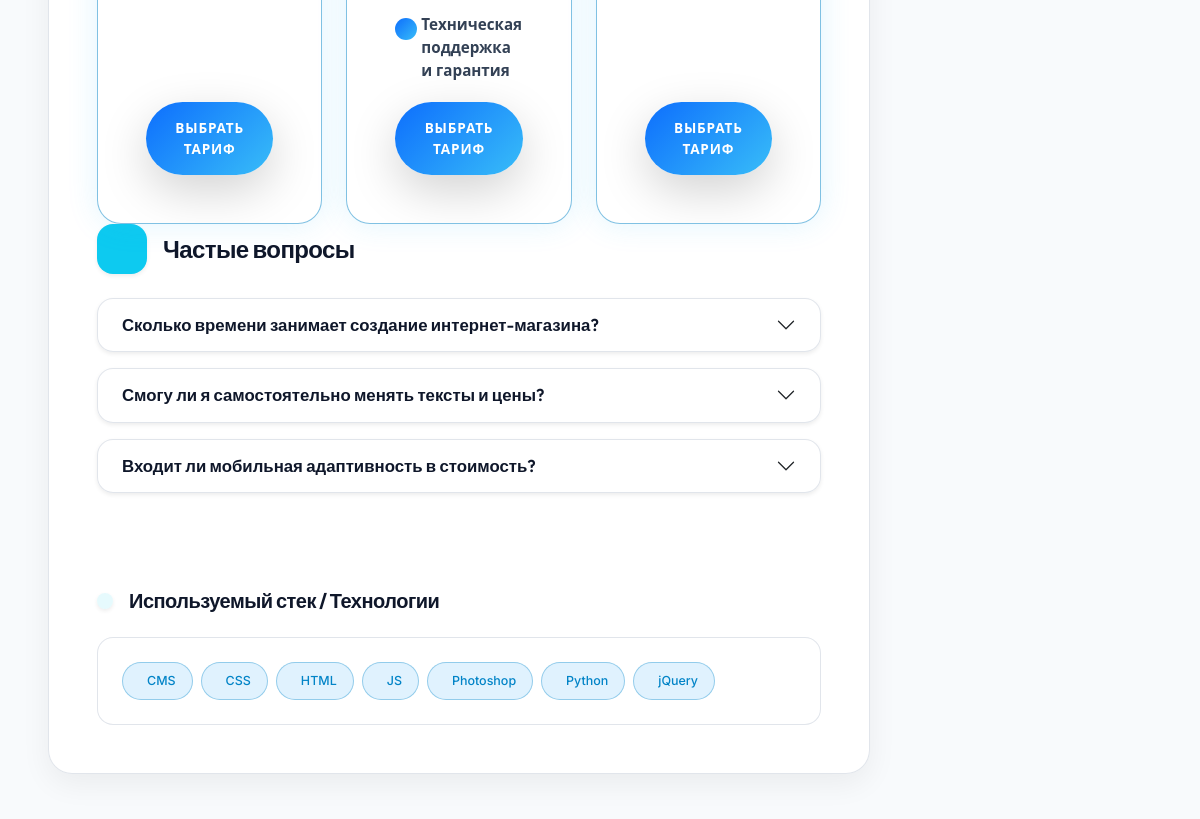
The app's page /services/sozdanie-sajta-korporativnyj-ekonom/?plan=21 (middle part), older data.
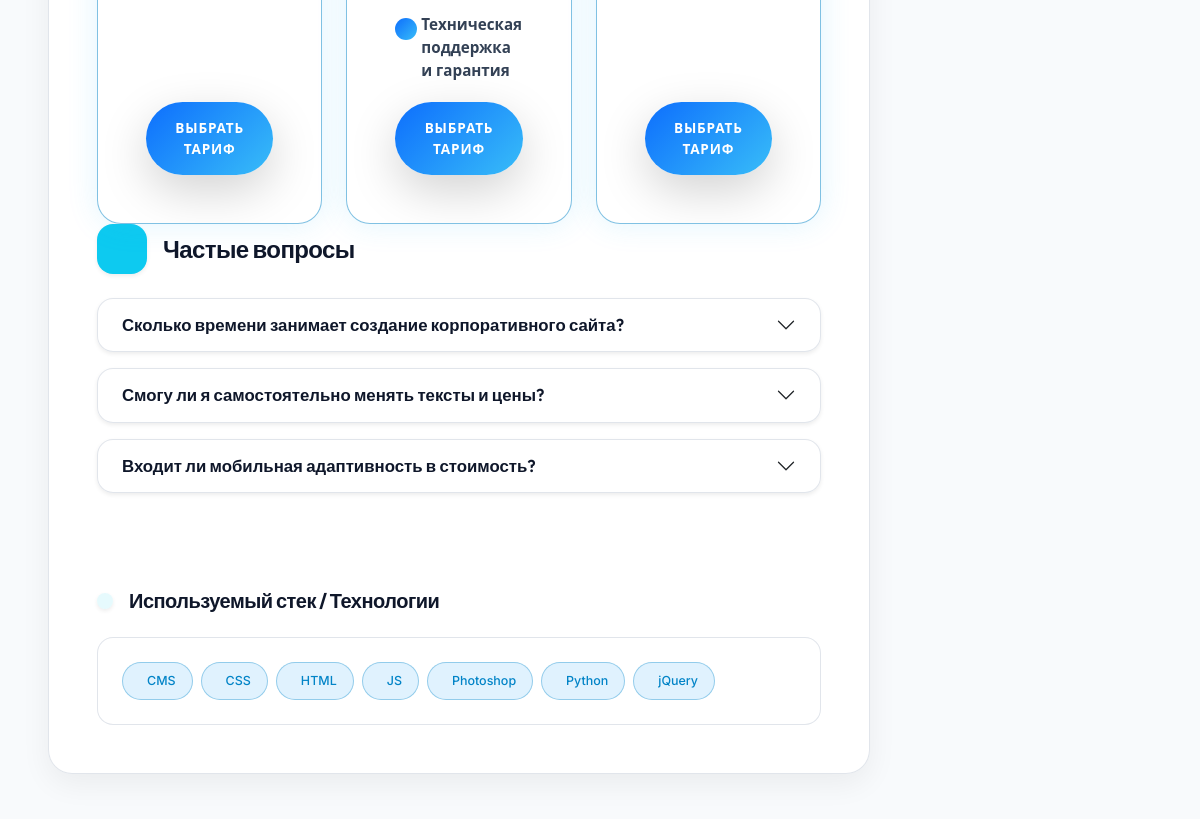
The same page, newer data.
### services/models.py (models this page shows, shortened)
class ServiceFAQ(models.Model):
    service = models.ForeignKey(
        Service, on_delete=models.CASCADE, related_name="faqs", verbose_name=_("Услуга")
    )
    question = models.CharField(max_length=255, verbose_name=_("Вопрос"))
    answer = models.TextField(verbose_name=_("Ответ"))
    order = models.PositiveIntegerField(default=0, verbose_name=_("Порядок"))
    class Meta:
        verbose_name = _("FAQ услуги")
        verbose_name_plural = _("FAQ услуги")
        ordering = ["order"]

### services/views.py (the view)
# urls.py: path('<slug:slug>/', views.ServiceDetailView.as_view(), name='detail'),
class ServiceDetailView(DetailView):
    model = Service
    template_name = 'services/detail.html'
    context_object_name = 'service'
    def get_queryset(self):
        qs = super().get_queryset()
        if not self.request.user.is_staff:
            qs = qs.filter(is_active=True)
        return qs
    def get_context_data(self, **kwargs):
        context = super().get_context_data(**kwargs)
        initial_plan_id = self.request.GET.get('plan')
        detail_context = _build_service_detail_context(
            service=self.object,
            user=self.request.user,
            initial_plan_id=initial_plan_id
        )
        context.update(detail_context)
        return context
    def get(self, request, *args, **kwargs):
        self.object = self.get_object()
        Service.objects.filter(pk=self.object.pk).update(views=F('views') + 1)
        self.object.refresh_from_db(fields=['views'])
        context = self.get_context_data(object=self.object)
        return self.render_to_response(context)

### cart/cart.py (called while the page is built, shortened)
    def __iter__(self):
        service_ids = [int(v['item_id']) for k, v in self.cart.items() if v.get('item_type') == 'service']
        portfolio_ids = [int(v['item_id']) for k, v in self.cart.items() if v.get('item_type') == 'portfolio']
        services = Service.objects.filter(id__in=service_ids)
        portfolios = Portfolio.objects.filter(id__in=portfolio_ids)
        available_plans_qs = ServicePricePlan.objects.filter(
            service_id__in=service_ids,
            is_available_for_order=True
        ).prefetch_related('features')
        plans_by_service = {}
        for plan in available_plans_qs:
            plans_by_service.setdefault(plan.service_id, []).append(plan)
        service_dict = {s.id: s for s in services}
        portfolio_dict = {p.id: p for p in portfolios}
        import copy
        cart = copy.deepcopy(self.cart)

    def get_items(self):
        if not hasattr(self, '_items_cache'):
            self._items_cache = list(self.__iter__())
        return self._items_cache

    def __len__(self):
        return sum(item['quantity'] for item in self.get_items())

### cart/context_processors.py (called while the page is built)
def cart(request):
    return {'cart': Cart(request)}

### services/templates/services/detail.html (shortened to what this page needs)
{% extends 'base.html' %}
{% load static %}
{% block extra_css %}
<link href="{% static 'services/css/services.css' %}" rel="stylesheet">
{% endblock %}
{% block content %}
<div class="service-detail-container service-detail-card mb-5 animate-fade p-0 border-0">
    <div class="card-body p-4 p-md-5">
        {% include 'services/includes/_price_plans.html' %}
        {% include 'services/includes/_faq.html' %}
        {% include 'services/includes/_tech_stack.html' %}
    </div>
</div>
{% endblock %}

### services/templates/services/includes/_faq.html (shortened to what this page needs)
{% if faqs %}
<div class="mb-5 faq-section">
    <div class="d-flex align-items-center mb-4">
        <div class="icon-square text-bg-info d-inline-flex align-items-center justify-content-center fs-4 flex-shrink-0 me-3 rounded-4 shadow-sm" style="width: 50px; height: 50px;">
        </div>
        <h3 class="fw-bold mb-0 service-heading">Частые вопросы</h3>
    </div>
    <div class="accordion faq-accordion" id="faqAccordion">
        {% for faq in faqs %}
        <div class="accordion-item border-0 mb-3 shadow-sm rounded-4 overflow-hidden bg-body">
            <h2 class="accordion-header" id="heading{{ forloop.counter }}">
                <button class="accordion-button collapsed fw-semibold py-3 px-4 shadow-none bg-body-tertiary"
                        type="button"
                        data-bs-toggle="collapse"
                        data-bs-target="#collapse{{ forloop.counter }}"
                        aria-expanded="false"
                        aria-controls="collapse{{ forloop.counter }}"
                        style="font-size: 1.05rem;">
                    {{ faq.question }}
                </button>
            </h2>
        </div>
        {% endfor %}
    </div>
</div>
{% endif %}

Row changes from the older to the newer data that the page shows:
changed ServiceFAQ: question "Сколько времени занимает создание интернет-магазина?" → "Сколько времени занимает создание корпоративного сайта?"
